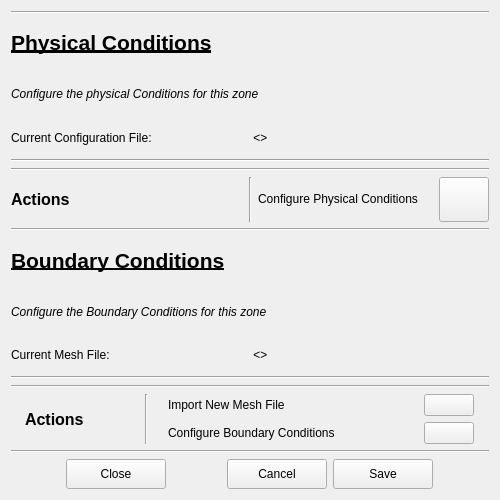
<?xml version="1.0" encoding="UTF-8"?>
<ui version="4.0">
 <class>MultizoneIndividualTabForm</class>
 <widget class="QWidget" name="MultizoneIndividualTabForm">
  <property name="geometry">
   <rect>
    <x>0</x>
    <y>0</y>
    <width>500</width>
    <height>500</height>
   </rect>
  </property>
  <property name="sizePolicy">
   <sizepolicy hsizetype="Fixed" vsizetype="Fixed">
    <horstretch>0</horstretch>
    <verstretch>0</verstretch>
   </sizepolicy>
  </property>
  <property name="maximumSize">
   <size>
    <width>500</width>
    <height>500</height>
   </size>
  </property>
  <property name="windowTitle">
   <string>Form</string>
  </property>
  <layout class="QVBoxLayout" name="verticalLayout_2">
   <item>
    <widget class="Line" name="line_2">
     <property name="orientation">
      <enum>Qt::Horizontal</enum>
     </property>
    </widget>
   </item>
   <item>
    <widget class="QLabel" name="label">
     <property name="maximumSize">
      <size>
       <width>16777215</width>
       <height>50</height>
      </size>
     </property>
     <property name="font">
      <font>
       <pointsize>16</pointsize>
       <weight>75</weight>
       <bold>true</bold>
       <underline>true</underline>
      </font>
     </property>
     <property name="text">
      <string>Physical Conditions</string>
     </property>
    </widget>
   </item>
   <item>
    <widget class="QLabel" name="label_3">
     <property name="maximumSize">
      <size>
       <width>16777215</width>
       <height>50</height>
      </size>
     </property>
     <property name="font">
      <font>
       <italic>true</italic>
      </font>
     </property>
     <property name="text">
      <string>Configure the physical Conditions for this zone</string>
     </property>
    </widget>
   </item>
   <item>
    <layout class="QHBoxLayout" name="horizontalLayout_6">
     <item>
      <widget class="QLabel" name="label_4">
       <property name="maximumSize">
        <size>
         <width>300</width>
         <height>30</height>
        </size>
       </property>
       <property name="text">
        <string>Current Configuration File:</string>
       </property>
      </widget>
     </item>
     <item>
      <widget class="QLabel" name="currentConfigFileLabel">
       <property name="maximumSize">
        <size>
         <width>16777215</width>
         <height>30</height>
        </size>
       </property>
       <property name="font">
        <font>
         <italic>true</italic>
        </font>
       </property>
       <property name="text">
        <string>&lt;&lt;File&gt;&gt;</string>
       </property>
      </widget>
     </item>
    </layout>
   </item>
   <item>
    <widget class="Line" name="line_7">
     <property name="orientation">
      <enum>Qt::Horizontal</enum>
     </property>
    </widget>
   </item>
   <item>
    <widget class="Line" name="line_8">
     <property name="orientation">
      <enum>Qt::Horizontal</enum>
     </property>
    </widget>
   </item>
   <item>
    <layout class="QHBoxLayout" name="horizontalLayout_7">
     <item>
      <widget class="QLabel" name="label_13">
       <property name="font">
        <font>
         <pointsize>12</pointsize>
         <weight>75</weight>
         <bold>true</bold>
        </font>
       </property>
       <property name="text">
        <string>Actions</string>
       </property>
      </widget>
     </item>
     <item>
      <widget class="Line" name="line_9">
       <property name="orientation">
        <enum>Qt::Vertical</enum>
       </property>
      </widget>
     </item>
     <item>
      <layout class="QHBoxLayout" name="horizontalLayout">
       <item>
        <widget class="QLabel" name="label_10">
         <property name="maximumSize">
          <size>
           <width>250</width>
           <height>30</height>
          </size>
         </property>
         <property name="text">
          <string>Configure Physical Conditions</string>
         </property>
        </widget>
       </item>
       <item>
        <widget class="QPushButton" name="editConfigFileButton">
         <property name="maximumSize">
          <size>
           <width>50</width>
           <height>50</height>
          </size>
         </property>
         <property name="text">
          <string/>
         </property>
         <property name="icon">
          <iconset resource="../../toolbarIcons.qrc">
           <normaloff>:/solverIcons/images/script_edit.png</normaloff>:/solverIcons/images/script_edit.png</iconset>
         </property>
        </widget>
       </item>
      </layout>
     </item>
    </layout>
   </item>
   <item>
    <widget class="Line" name="line">
     <property name="orientation">
      <enum>Qt::Horizontal</enum>
     </property>
    </widget>
   </item>
   <item>
    <widget class="QLabel" name="label_2">
     <property name="maximumSize">
      <size>
       <width>16777215</width>
       <height>50</height>
      </size>
     </property>
     <property name="font">
      <font>
       <pointsize>16</pointsize>
       <weight>75</weight>
       <bold>true</bold>
       <underline>true</underline>
      </font>
     </property>
     <property name="text">
      <string>Boundary Conditions</string>
     </property>
    </widget>
   </item>
   <item>
    <widget class="QLabel" name="label_5">
     <property name="maximumSize">
      <size>
       <width>16777215</width>
       <height>50</height>
      </size>
     </property>
     <property name="font">
      <font>
       <italic>true</italic>
      </font>
     </property>
     <property name="text">
      <string>Configure the Boundary Conditions for this zone</string>
     </property>
    </widget>
   </item>
   <item>
    <layout class="QHBoxLayout" name="horizontalLayout_5">
     <item>
      <widget class="QLabel" name="label_6">
       <property name="maximumSize">
        <size>
         <width>300</width>
         <height>30</height>
        </size>
       </property>
       <property name="text">
        <string>Current Mesh File:</string>
       </property>
      </widget>
     </item>
     <item>
      <widget class="QLabel" name="currentMeshFileLabel">
       <property name="maximumSize">
        <size>
         <width>16777215</width>
         <height>30</height>
        </size>
       </property>
       <property name="font">
        <font>
         <italic>true</italic>
        </font>
       </property>
       <property name="text">
        <string>&lt;&lt;File&gt;&gt;</string>
       </property>
      </widget>
     </item>
    </layout>
   </item>
   <item>
    <widget class="Line" name="line_3">
     <property name="orientation">
      <enum>Qt::Horizontal</enum>
     </property>
    </widget>
   </item>
   <item>
    <widget class="Line" name="line_4">
     <property name="orientation">
      <enum>Qt::Horizontal</enum>
     </property>
    </widget>
   </item>
   <item>
    <layout class="QHBoxLayout" name="horizontalLayout_4">
     <item>
      <widget class="QLabel" name="label_7">
       <property name="maximumSize">
        <size>
         <width>100</width>
         <height>30</height>
        </size>
       </property>
       <property name="font">
        <font>
         <pointsize>12</pointsize>
         <weight>75</weight>
         <bold>true</bold>
        </font>
       </property>
       <property name="text">
        <string>Actions</string>
       </property>
      </widget>
     </item>
     <item>
      <widget class="Line" name="line_6">
       <property name="orientation">
        <enum>Qt::Vertical</enum>
       </property>
      </widget>
     </item>
     <item>
      <layout class="QVBoxLayout" name="verticalLayout">
       <item>
        <layout class="QHBoxLayout" name="horizontalLayout_2">
         <item>
          <widget class="QLabel" name="label_8">
           <property name="maximumSize">
            <size>
             <width>250</width>
             <height>30</height>
            </size>
           </property>
           <property name="text">
            <string>Import New Mesh File</string>
           </property>
          </widget>
         </item>
         <item>
          <widget class="QPushButton" name="importMeshFileButton">
           <property name="maximumSize">
            <size>
             <width>50</width>
             <height>50</height>
            </size>
           </property>
           <property name="text">
            <string/>
           </property>
           <property name="icon">
            <iconset resource="../../toolbarIcons.qrc">
             <normaloff>:/new/toolbarIcons/images/document_import.png</normaloff>:/new/toolbarIcons/images/document_import.png</iconset>
           </property>
          </widget>
         </item>
        </layout>
       </item>
       <item>
        <layout class="QHBoxLayout" name="horizontalLayout_3">
         <item>
          <widget class="QLabel" name="label_9">
           <property name="maximumSize">
            <size>
             <width>250</width>
             <height>30</height>
            </size>
           </property>
           <property name="text">
            <string>Configure Boundary Conditions</string>
           </property>
          </widget>
         </item>
         <item>
          <widget class="QPushButton" name="editBoundConfigButton">
           <property name="maximumSize">
            <size>
             <width>50</width>
             <height>50</height>
            </size>
           </property>
           <property name="text">
            <string/>
           </property>
           <property name="icon">
            <iconset resource="../../toolbarIcons.qrc">
             <normaloff>:/solverIcons/images/script_edit.png</normaloff>:/solverIcons/images/script_edit.png</iconset>
           </property>
          </widget>
         </item>
        </layout>
       </item>
      </layout>
     </item>
    </layout>
   </item>
   <item>
    <widget class="Line" name="line_5">
     <property name="orientation">
      <enum>Qt::Horizontal</enum>
     </property>
    </widget>
   </item>
   <item>
    <layout class="QHBoxLayout" name="horizontalLayout_9">
     <item>
      <widget class="QPushButton" name="closeButton">
       <property name="maximumSize">
        <size>
         <width>100</width>
         <height>30</height>
        </size>
       </property>
       <property name="text">
        <string>Close</string>
       </property>
      </widget>
     </item>
     <item>
      <layout class="QHBoxLayout" name="horizontalLayout_8">
       <item>
        <widget class="QPushButton" name="cancelButton">
         <property name="maximumSize">
          <size>
           <width>100</width>
           <height>30</height>
          </size>
         </property>
         <property name="text">
          <string>Cancel</string>
         </property>
        </widget>
       </item>
       <item>
        <widget class="QPushButton" name="saveButton">
         <property name="maximumSize">
          <size>
           <width>100</width>
           <height>30</height>
          </size>
         </property>
         <property name="layoutDirection">
          <enum>Qt::LeftToRight</enum>
         </property>
         <property name="text">
          <string>Save</string>
         </property>
        </widget>
       </item>
      </layout>
     </item>
    </layout>
   </item>
  </layout>
 </widget>
 <resources>
  <include location="../../toolbarIcons.qrc"/>
 </resources>
 <connections/>
</ui>
